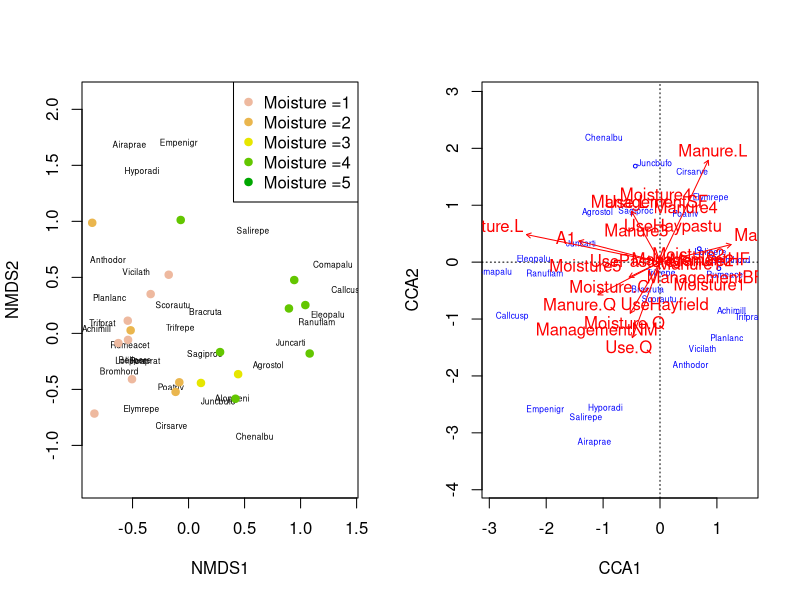
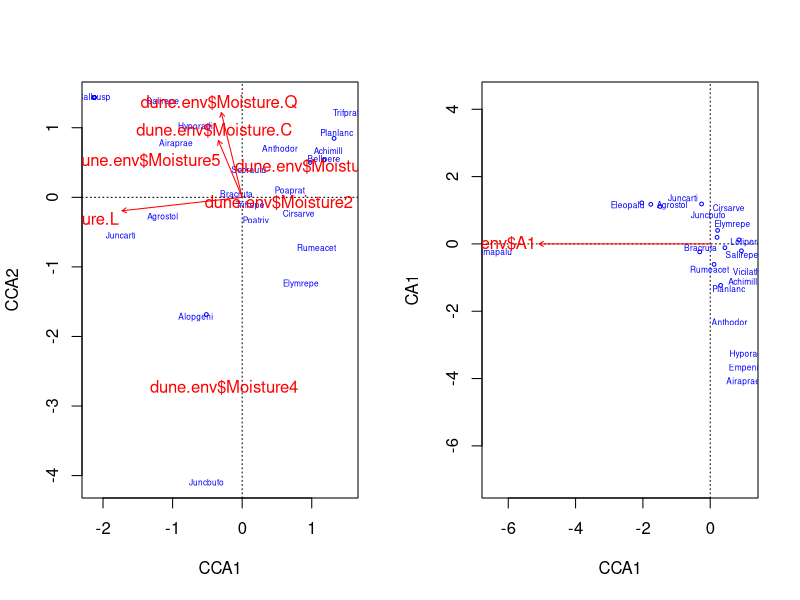
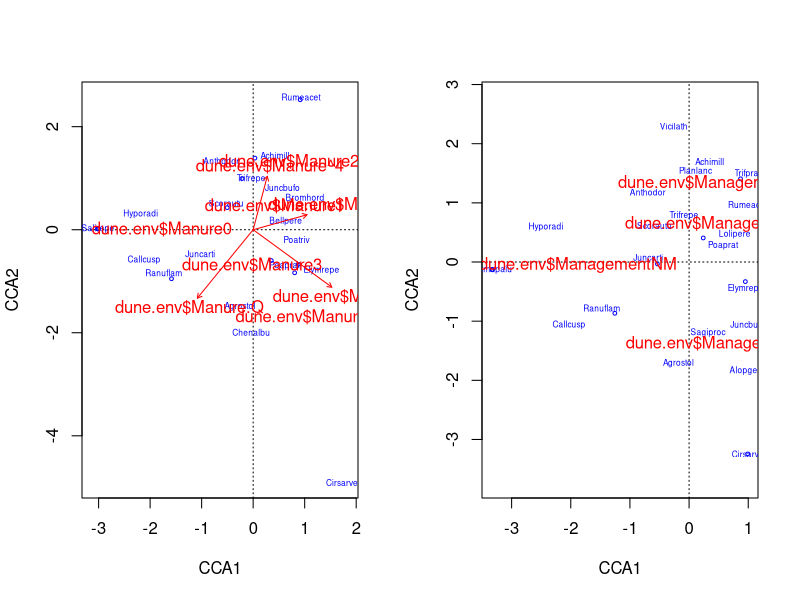
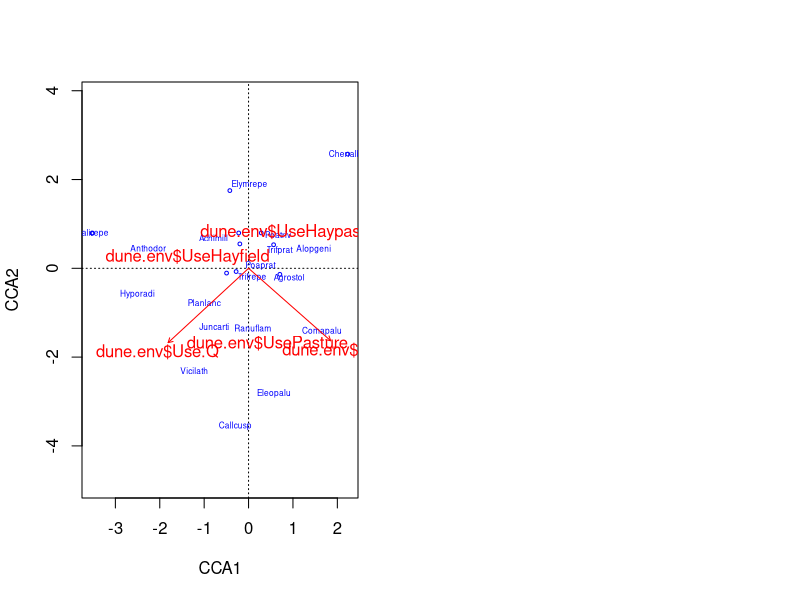
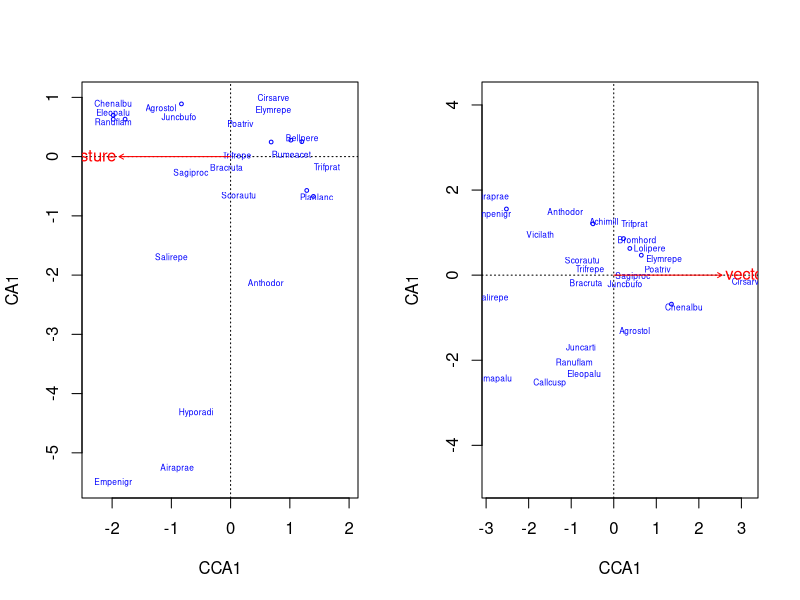
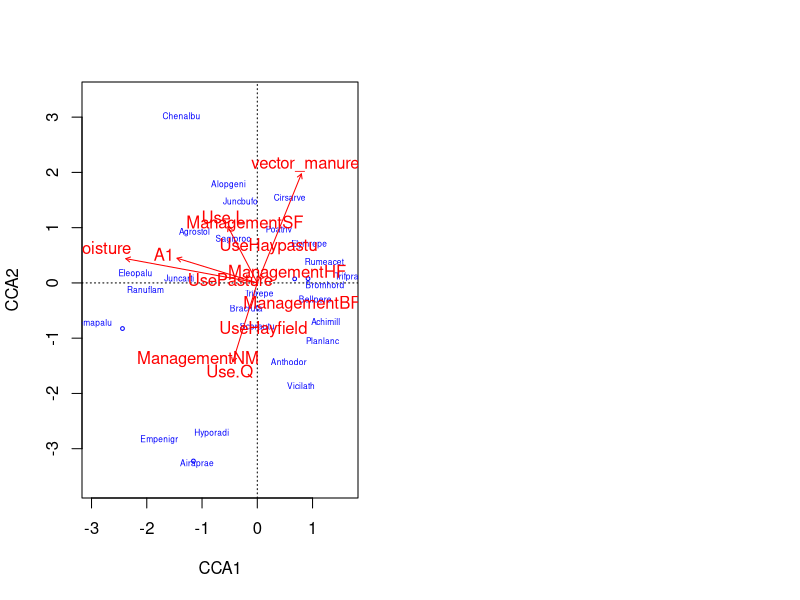
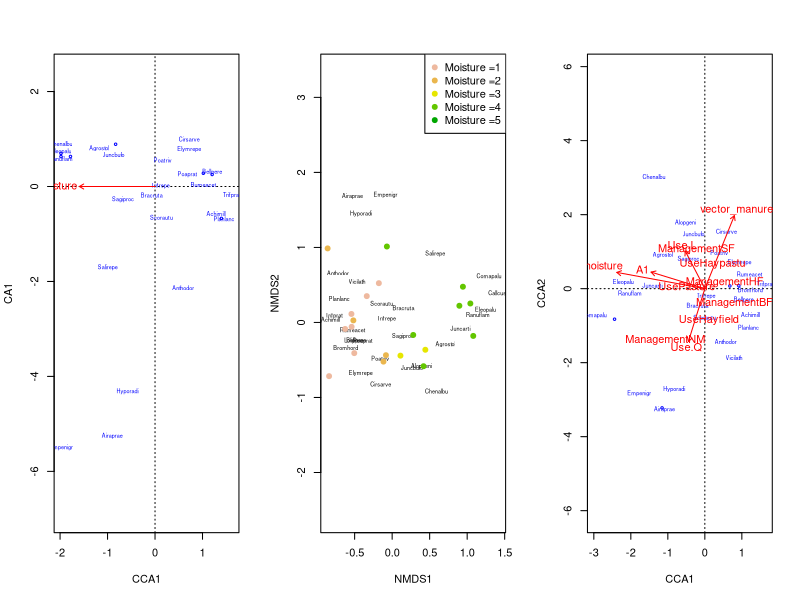
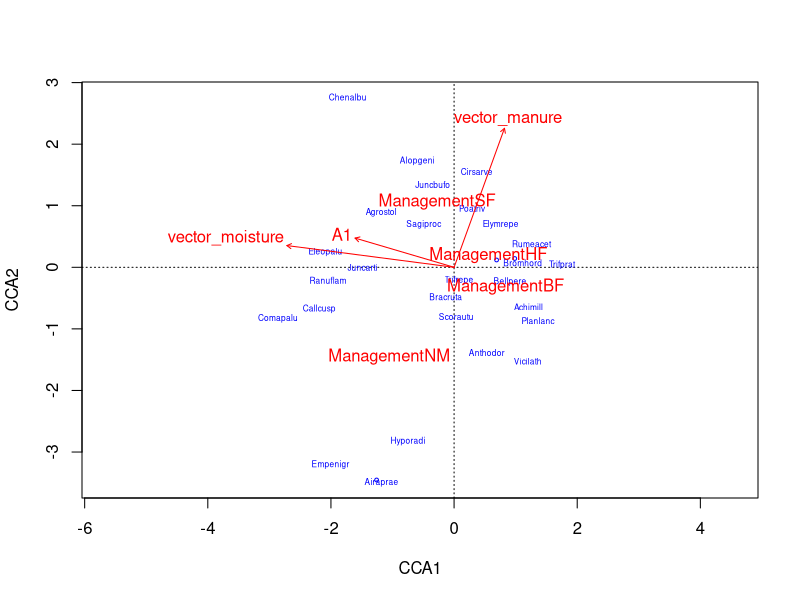

R code for these plots, in order:
## ---- chunk 1
knitr::opts_chunk$set(echo = TRUE)
## ---- chunk 2
library(vegan) 
data(dune)
data(dune.env)
head(dune)
head(dune.env)
names(dune) # species 
names(dune.env) # variable
## ---- chunk 3
par(mfrow=(c(1,2)))
dune_mds = metaMDS(dune)

plot(dune_mds, type='n')
text(dune_mds, 'sp', cex=.5)
# generate vector of colors 
color_vect = rev(terrain.colors(6))[-1]
points(dune_mds, 'sites', pch=19, 
       col=color_vect[dune.env$Moisture])
legend('topright', paste("Moisture =", 1:5, sep=''), 
       col=color_vect, pch=19)

dune_mds
#str(dune_mds)
## ---- chunk 4
cca_dune <- cca(dune ~ ., data=dune.env)
RsquareAdj(cca_dune, 100)
anova(cca_dune, permutations = 999)
anova(cca_dune, by='margin', permutations = 999)

plot(cca_dune, type='n', scaling=1)
orditorp(cca_dune, display='sp', cex=0.5, scaling=1, col='blue')
text(cca_dune, display='cn', col='red')
## ---- chunk 5
cca_dune_moisture <- cca(dune ~ dune.env$Moisture)
RsquareAdj(cca_dune_moisture, 100)
anova(cca_dune_moisture, permutations = 999)
anova(cca_dune_moisture, by='margin', permutations = 999)

plot(cca_dune_moisture, type='n', scaling=1)
orditorp(cca_dune_moisture, display='sp', cex=0.5, scaling=1, col='blue')
text(cca_dune_moisture, display='cn', col='red')
dune.env$Moisture
levels(dune.env$Moisture)
## ---- chunk 6
cca_dune_A1 <- cca(dune ~ dune.env$A1)
RsquareAdj(cca_dune_A1, 100)
anova(cca_dune_A1, permutations = 999)
anova(cca_dune_A1, by='margin', permutations = 999)

plot(cca_dune_A1, type='n', scaling=1)
orditorp(cca_dune_A1, display='sp', cex=0.5, scaling=1, col='blue')
text(cca_dune_A1, display='bp', col='red')
## ---- chunk 7
cca_dune_Manure <- cca(dune ~ dune.env$Manure)
RsquareAdj(cca_dune_Manure, 100)
anova(cca_dune_Manure, permutations = 999)
anova(cca_dune_Manure, by='margin', permutations = 999)

plot(cca_dune_Manure, type='n', scaling=1)
orditorp(cca_dune_Manure, display='sp', cex=0.5, scaling=1, col='blue')
text(cca_dune_Manure, display='cn', col='red')
## ---- chunk 8
cca_dune_Management <- cca(dune ~ dune.env$Management)
RsquareAdj(cca_dune_Management, 100)
anova(cca_dune_Management, permutations = 999)
anova(cca_dune_Management, by='margin', permutations = 999)

plot(cca_dune_Management, type='n', scaling=1)
orditorp(cca_dune_Management, display='sp', cex=0.5, scaling=1, col='blue')
text(cca_dune_Management, display='cn', col='red')
## ---- chunk 9
cca_dune_Use <- cca(dune ~ dune.env$Use)
RsquareAdj(cca_dune_Use, 100)
anova(cca_dune_Use, permutations = 999)
anova(cca_dune_Use, by='margin', permutations = 999)

plot(cca_dune_Use, type='n', scaling=1)
orditorp(cca_dune_Use, display='sp', cex=0.5, scaling=1, col='blue')
text(cca_dune_Use, display='cn', col='red')
## ---- chunk 10
vector_moisture <- as.numeric(as.character(dune.env$Moisture))
vector_moisture
dune.env$Moisture
vector_moisture_cca <- cca(dune~vector_moisture)
RsquareAdj(vector_moisture_cca, 100)
anova(vector_moisture_cca, permutations = 999)
anova(vector_moisture_cca, by='margin', permutations = 999)

par(mfrow=(c(1,2)))
plot(vector_moisture_cca, type='n', scaling=1)
orditorp(vector_moisture_cca, display='sp', cex=0.5, scaling=1, col='blue')
text(vector_moisture_cca, display='bp', col='red')


## ---- chunk 11
vector_manure <- as.numeric(as.character(dune.env$Manure))
vector_manure_cca <- cca(dune~vector_manure)
RsquareAdj(vector_manure_cca, 100)
anova(vector_manure_cca, permutations = 999)
anova(vector_manure_cca, by='margin', permutations = 999)

plot(vector_manure_cca, type='n', scaling=1)
orditorp(vector_manure_cca, display='sp', cex=0.5, scaling=1, col='blue')
text(vector_manure_cca, display='bp', col='red')
## ---- chunk 12
cca_dune_new <- cca(dune ~ A1 + Use + Management + vector_moisture + vector_manure, data=dune.env)
RsquareAdj(cca_dune_new, 100)
anova(cca_dune_new, permutations = 999)
anova(cca_dune_new, by='margin', permutations = 999)

plot(cca_dune_new, type='n', scaling=1)
orditorp(cca_dune_new, display='sp', cex=0.5, scaling=1, col='blue')
text(cca_dune_new, display='cn', col='red')
## ---- chunk 13
par(mfrow=(c(1,3)))
plot(vector_moisture_cca, type='n', scaling=1)
orditorp(vector_moisture_cca, display='sp', cex=0.5, scaling=1, col='blue')
text(vector_moisture_cca, display='bp', col='red')

# compared with the nmds moisture graph
plot(dune_mds, type='n')
text(dune_mds, 'sp', cex=.5)
# generate vector of colors 
color_vect <- rev(terrain.colors(6))[-1]
points(dune_mds, 'sites', pch=19, 
       col=color_vect[dune.env$Moisture])
legend('topright', paste("Moisture =", 1:5, sep=''), 
       col=color_vect, pch=19)
# also compared with overall cca analysis 
plot(cca_dune_new, type='n', scaling=1)
orditorp(cca_dune_new, display='sp', cex=0.5, scaling=1, col='blue')
text(cca_dune_new, display='cn', col='red')
## ---- chunk 14
RsquareAdj(cca_dune_new, 100)
RsquareAdj(cca_dune_A1, 100)
RsquareAdj(cca_dune_Management, 100)
RsquareAdj(cca_dune_Use, 100)
RsquareAdj(cca_dune_moisture, 100)
RsquareAdj(cca_dune_Manure, 100)
RsquareAdj(vector_manure_cca, 100)
RsquareAdj(vector_moisture_cca, 100)
## ---- chunk 15
without_use_cca <- update(cca_dune_new, . ~ . - Use)
par(mfrow=c(1,1))
RsquareAdj(without_use_cca, 100)
anova(without_use_cca, permutations = 999)
anova(without_use_cca, by='margin', permutations = 999)

plot(without_use_cca, type='n', scaling=1)
orditorp(without_use_cca, display='sp', cex=0.5, scaling=1, col='blue')
text(without_use_cca, display='cn', col='red')
## ---- chunk 16
plot(dune_mds, type='n')
text(dune_mds, 'sp', cex=.5)
# generate vector of colors 
color_vect = rev(heat.colors(6))[-1]
points(dune_mds, 'sites', pch=19, 
       col=color_vect[dune.env$Manure])
legend('topright', paste("Manure =", 1:5, sep=''), 
       col=color_vect, pch=19)
# dune.env$Manure
